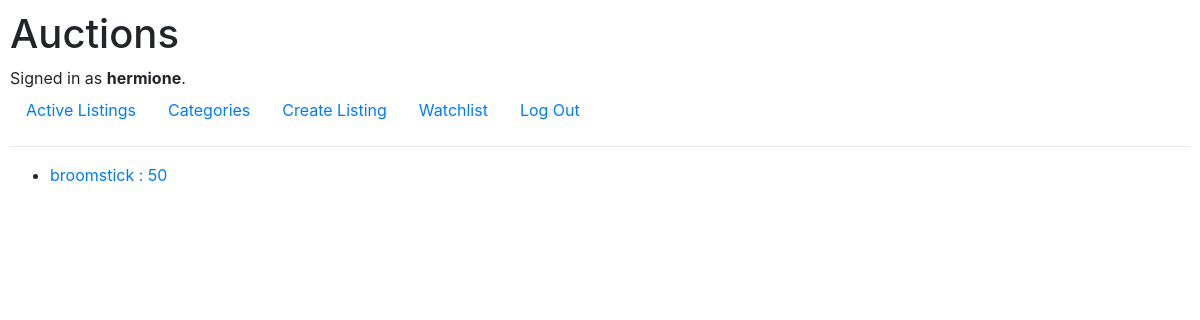
The page /watchList (signed in) on the database as committed earlier.
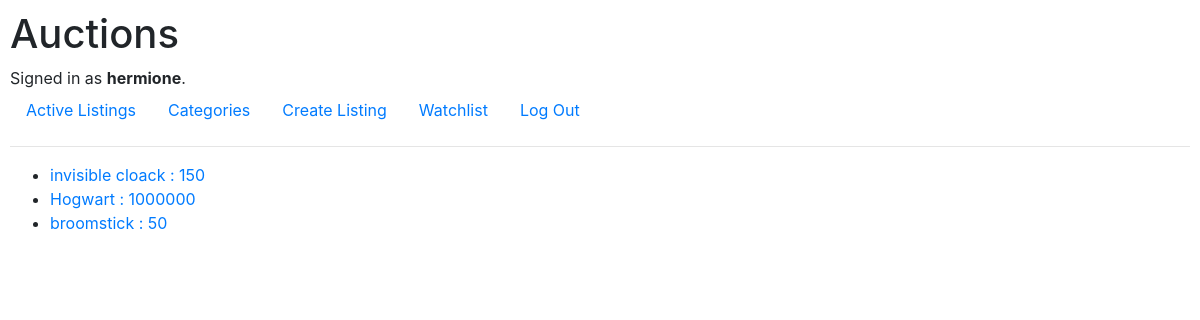
The same page on the database as committed later.
### auctions/models.py (models this page shows, shortened)
class User(AbstractUser):
    pass

class WatchList(models.Model):
    user = models.ForeignKey(User, on_delete=models.CASCADE, related_name="watcher")
    auction = models.ForeignKey(AuctionListing, on_delete=models.CASCADE, related_name="auction")

class AuctionListing(models.Model):
    title = models.CharField(max_length=255)
    description = models.TextField()
    price = models.IntegerField()
    image = models.URLField(blank=True)
    created = models.DateTimeField(auto_now=True)
    active = models.BooleanField()
    category = models.ForeignKey(Category,blank=True, on_delete=models.SET_NULL, null=True, related_name="categories")
    winner = models.ForeignKey(User,blank=True, on_delete=models.SET_NULL, null=True, related_name="winner")
    seller = models.ForeignKey(User, on_delete=models.CASCADE, related_name="seller")
    def __str__(self):
        return f"{self.title} : {self.price}"

### auctions/views.py (the view)
# urls.py: path("watchList", views.show_watchlist, name="watchlist"),
@login_required(login_url='login')
def show_watchlist(request):
    return render(request, "auctions/watchlist.html", {
        'list' : WatchList.objects.filter(user=request.user)
    })

### auctions/templates/auctions/watchlist.html (shortened to what this page needs)
{% extends 'auctions/layout.html' %}
{% block body %}
    <ul>
        {% for auction in list %}
            <li><a href="{% url 'single_listing' auction.auction.id %}">{{ auction.auction }}</a></li>
        {% empty %}
            Noting in your watchlist
        {% endfor %}
    </ul>
{% endblock %}

### auctions/templates/auctions/layout.html (shortened to what this page needs)
{% load static %}
<!DOCTYPE html>
<html lang="en">
    <head>
        <link rel="stylesheet" href="https://stackpath.bootstrapcdn.com/bootstrap/4.4.1/css/bootstrap.min.css">
        <link href="{% static 'auctions/styles.css' %}" rel="stylesheet">
    </head>
    <body>
        <h1>Auctions</h1>
        <div>
            {% if user.is_authenticated %}
                Signed in as <strong>{{ user.username }}</strong>.
            {% else %}
                Not signed in.
            {% endif %}
        </div>
        <ul class="nav">
            <li class="nav-item">
                <a class="nav-link" href="{% url 'index' %}">Active Listings</a>
            </li>
            <li>
                <a class="nav-link" href="{% url 'show_categories' %}">Categories</a>
            </li>
            <li>
                <a class="nav-link" href="{% url 'new' %}">Create Listing</a>
            </li>
            {% if user.is_authenticated %}
            <li>
                <a class="nav-link" href="{% url 'watchlist' %}">Watchlist</a>
            </li>
                <li class="nav-item">
                    <a class="nav-link" href="{% url 'logout' %}">Log Out</a>
                </li>
            {% endif %}
        </ul>
        <hr>
        {% block body %}
        {% endblock %}
    </body>
</html>

### auctions/static/auctions/styles.css (style rules this page uses)
body { padding: 10px; }

Rows that differ between the two databases and show on the page:
added WatchList: auction "invisible cloack : 150"
added WatchList: auction "Hogwart : 1000000"
